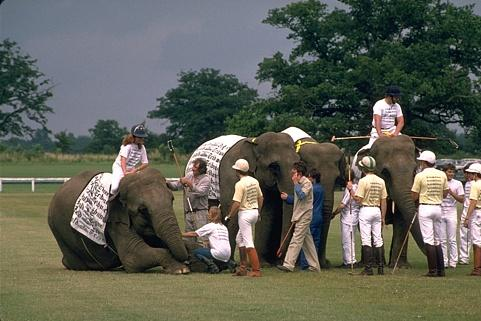
#> input picture CV_assignments/cv_pa5_ehtesam/images/361084.jpg, 481 x 321 px; its folder holds 3 pictures in this run
$ python otsu.py
#> lines starting #> are read from the running program, lines starting #| are printed output that depends on the picture; after the words box and inside, x2 and y2 are one past the last pixel; in counts of white or black regions, pixels touching at a corner belong together
import glob
import warnings
from os.path import join
import numpy as np
import cv2 as cv
from matplotlib import pyplot as plt
import matplotlib.gridspec as gridspec

#manuel thresholding with numpy histogram
def plot_hist_binarization(image, hist, threshold_list):
    '''
    Plot three binarized images based on the three given thresholds
    '''
    # Create Subplot
    fig, ax = plt.subplots(1, 2, figsize=(12, 6))

    # Plot original image
    ax[0].imshow(image, cmap='gray')
    ax[0].axis('off')
    ax[0].set_title(f"Original Image", y=1.02)

    # Plot histogram
    ax[1].plot(np.arange(0, 256), hist, color='tab:blue', label='histogram')
    ax[1].legend()
    ax[1].set_title(f"Histogram", y=1.02)

    plt.tight_layout()
    plt.show()

    # Create Subplots
    fig, ax = plt.subplots(2, 3, figsize=(15, 9))
    # Set Figure facecolor to White
    fig.set_facecolor('white')

    # Plot first threshold
    plt.subplot(231)
    plt.plot(np.arange(0, 256), hist,
             color='tab:blue',
             label='histogram')
    plt.axvline(x=threshold_list[0],
                color='tab:red',
                linestyle='dashed',
                label='threshold')
    plt.legend()
    plt.title(f"Threshold {threshold_list[0]}", y=1.02)

    # Plot binalized image
    plt.subplot(234)
    plt.imshow(image > threshold_list[0], cmap='gray')
    plt.axis('off')

    # Plot second threshold
    plt.subplot(232)
    plt.plot(np.arange(0, 256), hist,
             color='tab:blue',
             label='histogram')
    plt.axvline(x=threshold_list[1],
                color='tab:red',
                linestyle='dashed',
                label='threshold')
    plt.legend()
    plt.title(f"Threshold {threshold_list[1]}", y=1.02)

    # Plot binalized image
    plt.subplot(235)
    plt.imshow(image > threshold_list[1], cmap='gray')
    plt.axis('off')

    # Plot second threshold
    plt.subplot(233)
    plt.plot(np.arange(0, 256), hist,
             color='tab:blue',
             label='histogram')
    plt.axvline(x=threshold_list[2],
                color='tab:red',
                linestyle='dashed',
                label='threshold')
    plt.legend()
    plt.title(f"Threshold {threshold_list[2]}", y=1.02)

    # Plot binalized image
    plt.subplot(236)
    plt.imshow(image > threshold_list[2], cmap='gray')
    plt.axis('off')

    plt.show()

def process_image(image_path, thresholds):
    '''
    Process an image by plotting binarized images for given thresholds
    '''
    # Load image in grayscale
    image = cv.imread(image_path, 0)
    # Calculate histogram using NumPy
    hist, _ = np.histogram(image.flatten(), bins=256, range=[0, 256])
    # Plot thresholds
    plot_hist_binarization(image, hist, thresholds)

#otsu thresholding functions

def threshold_image(image, threshold):
    '''
    Binarizes the image based on the given threshold
    '''
    # Initialize an array to store the thresholded image
    thresholded_image = np.zeros(image.shape)

    # Set pixels above the threshold to 1
    thresholded_image[image >= threshold] = 1

    return thresholded_image

def compute_otsu_criteria(image, threshold):
    '''
    Computes the Otsu criteria for a given threshold
    '''
    # Binarize the image based on the threshold
    thresholded_image = threshold_image(image, threshold)

    # Calculate the total number of pixels
    nb_pixels = image.size

    # Count the number of pixels in the two classes
    nb_pixels1 = np.count_nonzero(thresholded_image)

    # Calculate weights for the two classes
    weight1 = nb_pixels1 / nb_pixels
    weight0 = 1 - weight1

    # Check for division by zero
    if weight1 == 0 or weight0 == 0:
        return np.inf

    # Get pixel values for each class
    val_pixels1 = image[thresholded_image == 1]
    val_pixels0 = image[thresholded_image == 0]

    # Calculate variances for each class
    var0 = np.var(val_pixels0) if len(val_pixels0) > 0 else 0
    var1 = np.var(val_pixels1) if len(val_pixels1) > 0 else 0

    # Compute the Otsu criteria
    otsu_criteria = weight0 * var0 + weight1 * var1

    return otsu_criteria

def find_best_threshold(image):
    '''
    Finds the best Otsu threshold for the given image
    '''
    # Define the range of possible thresholds
    threshold_range = range(np.max(image) + 1)

    # Compute the Otsu criteria for each threshold
    criterias = [compute_otsu_criteria(image, threshold) for threshold in threshold_range]

    # Find the threshold that minimizes the Otsu criteria
    best_threshold = threshold_range[np.argmin(criterias)]

    return best_threshold


def plot_otsu_binarization(image):
    '''
    Plots binarized images based on Otsu thresholding
    '''
    # Create Subplots
    fig, axes = plt.subplots(1, 3, figsize=(16, 4), facecolor='white')

    # Plot original image
    axes[0].imshow(image, cmap='gray')
    axes[0].axis('off')
    axes[0].set_title("Original Image", y=1.02)

    # Plot histogram
    axes[1].plot(np.arange(256), np.histogram(image.flatten(),
                                              bins=256, range=[0, 256])[0],
                                              color='tab:blue', label='histogram')
    axes[1].set_title("Histogram", y=1.02)
    axes[1].axvline(x=find_best_threshold(image),
                    color='tab:red', linestyle='dashed',
                    label='threshold')
    axes[1].legend()

    # Plot Otsu thresholding
    axes[2].imshow(image > find_best_threshold(image), cmap='gray')
    axes[2].axis('off')
    axes[2].set_title("Otsu Thresholding", y=1.02)

    plt.show()

# Get image list
image_list = glob.glob(join('images', '*.jpg'))
print(image_list)

# manual thresholding
# Process each image with specific thresholds
process_image(image_list[0], [70, 110, 140])
#> in process_image, `hist, _ = np.histogram(image.flatten(), bins=256, range=[0, 256])`: hist = 256 values, max 2959 at index 132, min 43 at index 1, mean 603.1
process_image(image_list[1], [60, 100, 130])
#> call 2 of process_image, with image_path = 'images/54082.jpg'
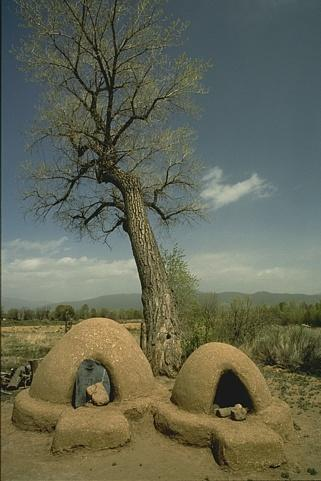
#> input picture CV_assignments/cv_pa5_ehtesam/images/54082.jpg, 321 x 481 px
#> in process_image (call 2), `image = cv.imread(image_path, 0)`:
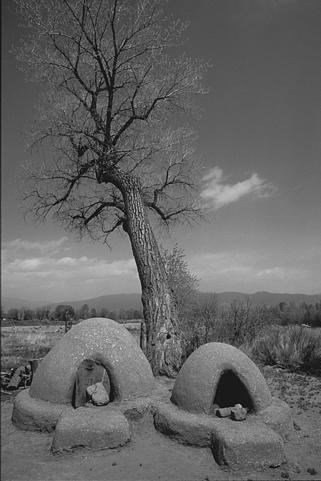
#> image: shape (481, 321); min 0, max 207, mean 101
#> in process_image (call 2), `hist, _ = np.histogram(image.flatten(), bins=256, range=[0, 256])`: hist = 256 values, max 2980 at index 84, min 0 at index 204, mean 603.1
process_image(image_list[2], [25, 70, 120])
#> call 3 of process_image, with image_path = 'images/65033.jpg'
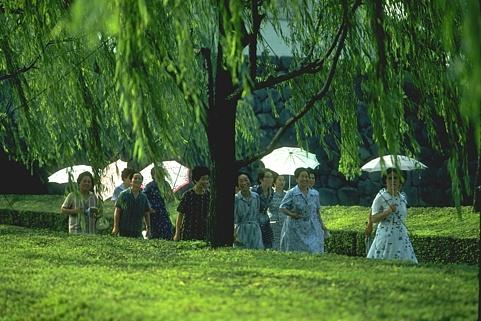
#> input picture CV_assignments/cv_pa5_ehtesam/images/65033.jpg, 481 x 321 px
#> in process_image (call 3), `image = cv.imread(image_path, 0)`:
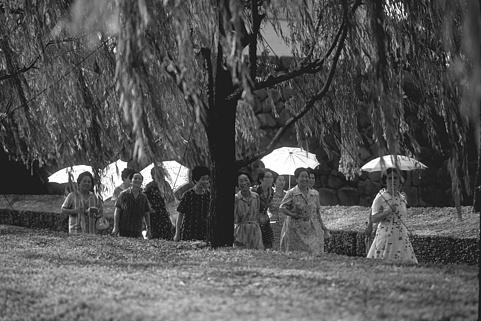
#> image: shape (321, 481); min 0, max 255, mean 85.5
#> in process_image (call 3), `hist, _ = np.histogram(image.flatten(), bins=256, range=[0, 256])`: hist = 256 values, max 4426 at index 30, min 2 at index 3, mean 603.1
#> in plot_hist_binarization (call 3), `plt.show()`:
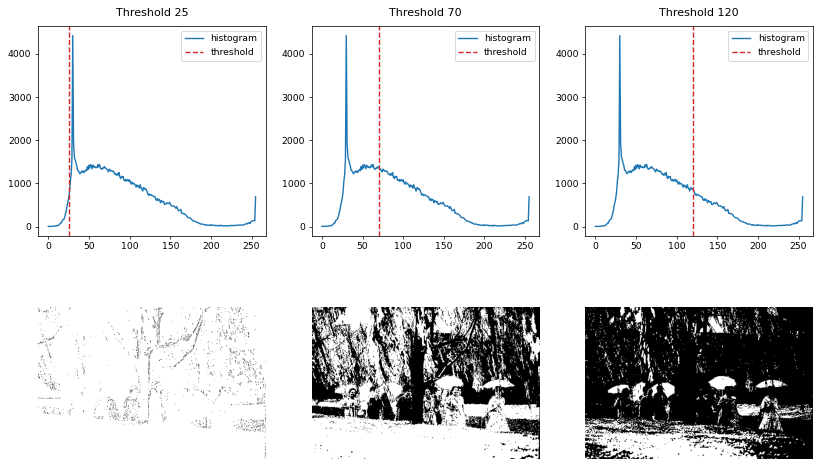
#> figure drawn by matplotlib, 6 panels; panel 1: curve peaks at x = 30, y = 4426; panel 2: curve peaks at x = 30, y = 4426; panel 3: curve peaks at x = 30, y = 4426


#otsu thresholding
for i in range(3):
    # Load image in grayscale
    image = cv.imread(image_list[i], 0)
    # Plot three thresholds
    plot_otsu_binarization(image)
#> in compute_otsu_criteria, `thresholded_image = threshold_image(image, threshold)`: thresholded_image: shape (321, 481) float64; every value is 1
#> in compute_otsu_criteria, `nb_pixels1 = np.count_nonzero(thresholded_image)`: nb_pixels1 = 154401
#> in compute_otsu_criteria, `weight1 = nb_pixels1 / nb_pixels`: weight1 = 1
#> in compute_otsu_criteria, `weight0 = 1 - weight1`: weight0 = 0
#> call 2 of compute_otsu_criteria, with threshold = 1
#> in compute_otsu_criteria (call 2), `thresholded_image = threshold_image(image, threshold)`:
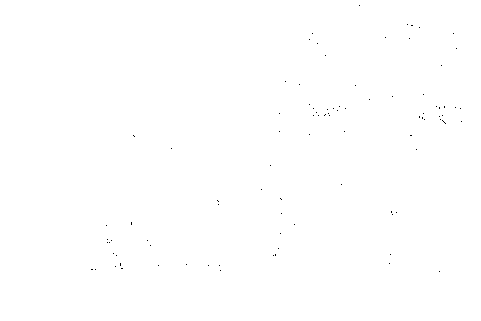
#> thresholded_image: shape (321, 481) float64; values 0 (black) and 1 (white), 99.9% white; black in thin lines or dots, all inside (x1, y1, x2, y2) = (91, 5, 462, 272)
#> in compute_otsu_criteria (call 2), `nb_pixels1 = np.count_nonzero(thresholded_image)`: nb_pixels1 = 154288
#> in compute_otsu_criteria (call 2), `weight1 = nb_pixels1 / nb_pixels`: weight1 = 0.999
#> in compute_otsu_criteria (call 2), `weight0 = 1 - weight1`: weight0 = 0.000732
#> in compute_otsu_criteria (call 2), `val_pixels0 = image[thresholded_image == 0]`: val_pixels0 = 113 values from 0 to 0
#> in compute_otsu_criteria (call 2), `var0 = np.var(val_pixels0) if len(val_pixels0) > 0 else 0`: var0 = 0
#> in compute_otsu_criteria (call 2), `var1 = np.var(val_pixels1) if len(val_pixels1) > 0 else 0`: var1 = 2730.6
#> in compute_otsu_criteria (call 2), `otsu_criteria = weight0 * var0 + weight1 * var1`: otsu_criteria = 2728.6
#> in threshold_image (call 3), `thresholded_image = np.zeros(image.shape)`: thresholded_image: shape (321, 481) float64; every value is 0
#> in threshold_image (call 3), `thresholded_image[image >= threshold] = 1`: thresholded_image: shape (321, 481) float64; values 0 (black) and 1 (white), 99.9% white; black in thin lines or dots, all inside (x1, y1, x2, y2) = (91, 5, 465, 272)
#> in threshold_image (call 4), `thresholded_image[image >= threshold] = 1`: thresholded_image: shape (321, 481) float64; values 0 (black) and 1 (white), 99.9% white; black in thin lines or dots, all inside (x1, y1, x2, y2) = (88, 5, 465, 272)
#> in threshold_image (call 6), `thresholded_image[image >= threshold] = 1`: thresholded_image: shape (321, 481) float64; values 0 (black) and 1 (white), 99.7% white; black in thin lines or dots, all inside (x1, y1, x2, y2) = (88, 5, 474, 272)
#> in threshold_image (call 7), `thresholded_image[image >= threshold] = 1`: thresholded_image: shape (321, 481) float64; values 0 (black) and 1 (white), 99.7% white; black in thin lines or dots, all inside (x1, y1, x2, y2) = (74, 5, 474, 272)
#> in threshold_image (call 9), `thresholded_image[image >= threshold] = 1`: thresholded_image: shape (321, 481) float64; values 0 (black) and 1 (white), 99.4% white; black in thin lines or dots, all inside (x1, y1, x2, y2) = (74, 1, 478, 272)
#> in threshold_image (call 10), `thresholded_image[image >= threshold] = 1`: thresholded_image: shape (321, 481) float64; values 0 (black) and 1 (white), 99.2% white; black in thin lines or dots, all inside (x1, y1, x2, y2) = (0, 0, 478, 276)
#> in threshold_image (call 12), `thresholded_image[image >= threshold] = 1`: thresholded_image: shape (321, 481) float64; values 0 (black) and 1 (white), 98.6% white; black in thin lines or dots, all inside (x1, y1, x2, y2) = (0, 0, 479, 276)
#> in threshold_image (call 13), `thresholded_image[image >= threshold] = 1`: thresholded_image: shape (321, 481) float64; values 0 (black) and 1 (white), 98.4% white; 610 black regions (598 under 20 px), largest, box (x1, y1, x2, y2) and area: (263, 187, 283, 264) 699, (138, 233, 169, 249) 166, (323, 106, 358, 114) 86
#> in threshold_image (call 14), `thresholded_image[image >= threshold] = 1`: thresholded_image: shape (321, 481) float64; values 0 (black) and 1 (white), 98.1% white; 656 black regions (640 under 20 px), largest, box (x1, y1, x2, y2) and area: (263, 183, 283, 264) 770, (138, 233, 169, 249) 178, (316, 106, 358, 114) 109
#> in threshold_image (call 15), `thresholded_image[image >= threshold] = 1`: thresholded_image: shape (321, 481) float64; values 0 (black) and 1 (white), 97.8% white; 706 black regions (689 under 20 px), largest, box (x1, y1, x2, y2) and area: (263, 183, 283, 264) 809, (138, 233, 169, 249) 196, (316, 105, 358, 117) 141
#> in threshold_image (call 16), `thresholded_image[image >= threshold] = 1`: thresholded_image: shape (321, 481) float64; values 0 (black) and 1 (white), 97.5% white; 736 black regions (713 under 20 px), largest, box (x1, y1, x2, y2) and area: (263, 183, 283, 264) 847, (138, 232, 169, 249) 201, (316, 105, 359, 117) 158
#> in threshold_image (call 17), `thresholded_image[image >= threshold] = 1`: thresholded_image: shape (321, 481) float64; values 0 (black) and 1 (white), 97.2% white; 778 black regions (749 under 20 px), largest, box (x1, y1, x2, y2) and area: (263, 183, 284, 264) 895, (138, 232, 169, 249) 214, (313, 105, 360, 117) 186
#> in threshold_image (call 18), `thresholded_image[image >= threshold] = 1`: thresholded_image: shape (321, 481) float64; values 0 (black) and 1 (white), 96.8% white; 808 black regions (778 under 20 px), largest, box (x1, y1, x2, y2) and area: (263, 183, 285, 264) 934, (137, 232, 169, 249) 227, (405, 105, 449, 125) 222
#> in threshold_image (call 19), `thresholded_image[image >= threshold] = 1`: thresholded_image: shape (321, 481) float64; values 0 (black) and 1 (white), 96.5% white; 823 black regions (789 under 20 px), largest, box (x1, y1, x2, y2) and area: (262, 183, 285, 264) 968, (405, 105, 449, 126) 238, (136, 231, 169, 249) 237
#> in threshold_image (call 20), `thresholded_image[image >= threshold] = 1`: thresholded_image: shape (321, 481) float64; values 0 (black) and 1 (white), 96.1% white; 859 black regions (822 under 20 px), largest, box (x1, y1, x2, y2) and area: (262, 183, 285, 264) 1003, (402, 104, 449, 126) 270, (85, 243, 122, 271) 251
#> in threshold_image (call 21), `thresholded_image[image >= threshold] = 1`: thresholded_image: shape (321, 481) float64; values 0 (black) and 1 (white), 95.6% white; 868 black regions (825 under 20 px), largest, box (x1, y1, x2, y2) and area: (262, 183, 285, 264) 1018, (402, 101, 449, 126) 289, (85, 243, 122, 271) 275
#> in threshold_image (call 22), `thresholded_image[image >= threshold] = 1`: thresholded_image: shape (321, 481) float64; values 0 (black) and 1 (white), 95.2% white; 876 black regions (833 under 20 px), largest, box (x1, y1, x2, y2) and area: (261, 183, 285, 264) 1048, (402, 91, 473, 130) 610, (70, 240, 122, 271) 465
#> in threshold_image (call 23), `thresholded_image[image >= threshold] = 1`: thresholded_image: shape (321, 481) float64; values 0 (black) and 1 (white), 94.7% white; 893 black regions (845 under 20 px), largest, box (x1, y1, x2, y2) and area: (261, 183, 289, 266) 1098, (401, 91, 473, 130) 668, (69, 240, 122, 271) 524
#> in threshold_image (call 24), `thresholded_image[image >= threshold] = 1`: thresholded_image: shape (321, 481) float64; values 0 (black) and 1 (white), 94.3% white; 913 black regions (866 under 20 px), largest, box (x1, y1, x2, y2) and area: (261, 181, 289, 266) 1128, (401, 91, 475, 130) 765, (62, 240, 122, 271) 617
#> in threshold_image (call 25), `thresholded_image[image >= threshold] = 1`: thresholded_image: shape (321, 481) float64; values 0 (black) and 1 (white), 93.7% white; 938 black regions (886 under 20 px), largest, box (x1, y1, x2, y2) and area: (261, 181, 289, 266) 1147, (401, 89, 475, 130) 828, (62, 240, 122, 271) 695
#> in threshold_image (call 26), `thresholded_image[image >= threshold] = 1`: thresholded_image: shape (321, 481) float64; values 0 (black) and 1 (white), 93.2% white; 948 black regions (894 under 20 px), largest, box (x1, y1, x2, y2) and area: (261, 181, 289, 266) 1168, (401, 89, 481, 137) 1002, (61, 236, 125, 271) 789
#> in threshold_image (call 27), `thresholded_image[image >= threshold] = 1`: thresholded_image: shape (321, 481) float64; values 0 (black) and 1 (white), 92.7% white; 973 black regions (912 under 20 px), largest, box (x1, y1, x2, y2) and area: (261, 181, 289, 266) 1201, (401, 89, 481, 137) 1067, (61, 236, 125, 271) 841
#> in threshold_image (call 28), `thresholded_image[image >= threshold] = 1`: thresholded_image: shape (321, 481) float64; values 0 (black) and 1 (white), 92.1% white; 1002 black regions (935 under 20 px), largest, box (x1, y1, x2, y2) and area: (260, 181, 289, 266) 1232, (400, 86, 481, 137) 1171, (61, 236, 125, 271) 902
#> in threshold_image (call 29), `thresholded_image[image >= threshold] = 1`: thresholded_image: shape (321, 481) float64; values 0 (black) and 1 (white), 91.5% white; 1002 black regions (935 under 20 px), largest, box (x1, y1, x2, y2) and area: (260, 181, 289, 266) 1252, (400, 86, 481, 137) 1250, (61, 236, 125, 271) 960
#> in threshold_image (call 30), `thresholded_image[image >= threshold] = 1`: thresholded_image: shape (321, 481) float64; values 0 (black) and 1 (white), 90.9% white; 1011 black regions (947 under 20 px), largest, box (x1, y1, x2, y2) and area: (400, 86, 481, 137) 1365, (260, 181, 289, 266) 1277, (61, 233, 126, 271) 1024
#> in threshold_image (call 31), `thresholded_image[image >= threshold] = 1`: thresholded_image: shape (321, 481) float64; values 0 (black) and 1 (white), 90.3% white; 997 black regions (936 under 20 px), largest, box (x1, y1, x2, y2) and area: (400, 86, 481, 145) 1505, (260, 181, 289, 266) 1303, (346, 0, 428, 48) 1230
#> in threshold_image (call 32), `thresholded_image[image >= threshold] = 1`: thresholded_image: shape (321, 481) float64; values 0 (black) and 1 (white), 89.7% white; 1001 black regions (933 under 20 px), largest, box (x1, y1, x2, y2) and area: (400, 83, 481, 145) 1572, (58, 192, 127, 271) 1509, (260, 179, 289, 266) 1330
#> in threshold_image (call 33), `thresholded_image[image >= threshold] = 1`: thresholded_image: shape (321, 481) float64; values 0 (black) and 1 (white), 89% white; 968 black regions (901 under 20 px), largest, box (x1, y1, x2, y2) and area: (400, 83, 481, 145) 1638, (57, 192, 127, 271) 1587, (260, 162, 289, 266) 1504
#> in threshold_image (call 34), `thresholded_image[image >= threshold] = 1`: thresholded_image: shape (321, 481) float64; values 0 (black) and 1 (white), 88.4% white; 950 black regions (881 under 20 px), largest, box (x1, y1, x2, y2) and area: (300, 0, 458, 70) 2405, (400, 83, 481, 146) 1705, (57, 192, 127, 271) 1649
#> in threshold_image (call 35), `thresholded_image[image >= threshold] = 1`:
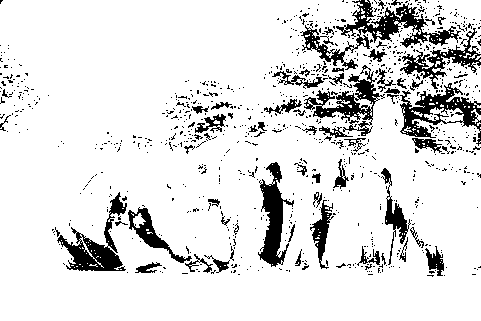
#> thresholded_image: shape (321, 481) float64; values 0 (black) and 1 (white), 87.7% white; 907 black regions (844 under 20 px), largest, box (x1, y1, x2, y2) and area: (300, 0, 461, 70) 2606, (400, 83, 481, 146) 1800, (57, 192, 127, 271) 1721
#> in find_best_threshold, `criterias = [compute_otsu_criteria(image, threshold) for threshold in ..`: criterias = 256 items, first 6: inf, 2728.6, 2726.1, 2722.2, 2718.5, 2713.4
#> in find_best_threshold, `best_threshold = threshold_range[np.argmin(criterias)]`: best_threshold = 91
